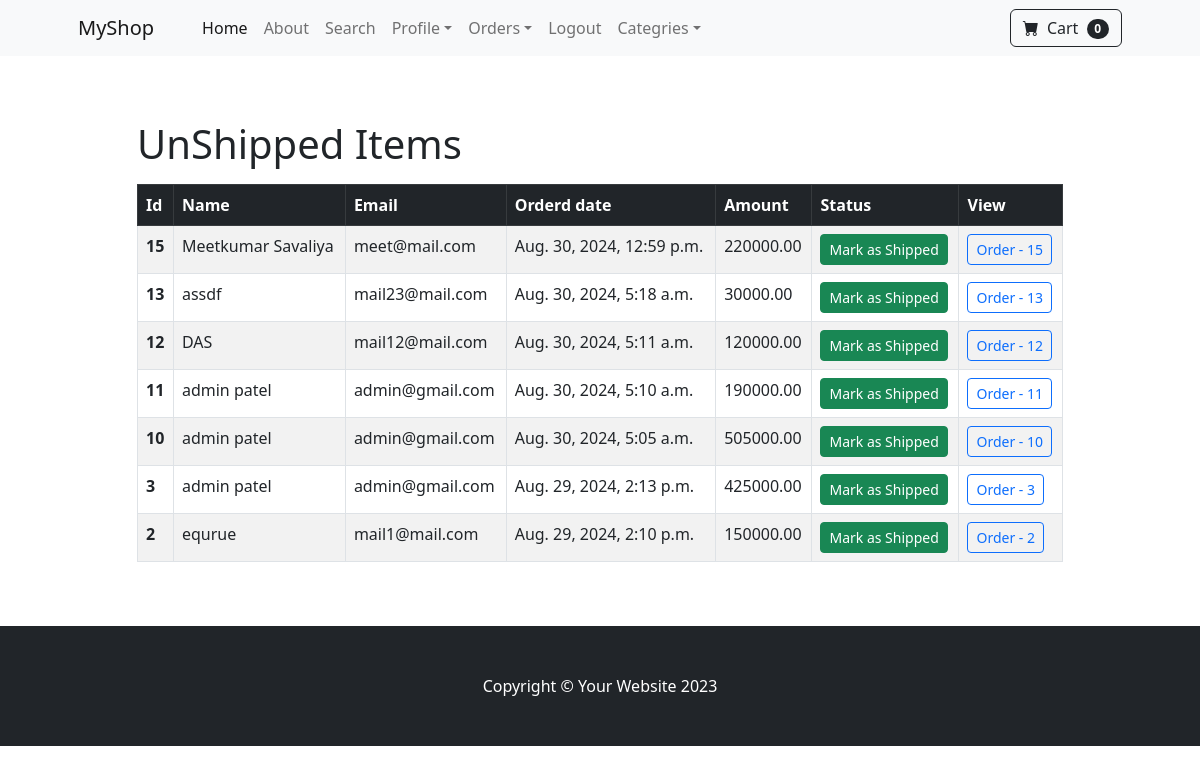
The page /payment/unshipping_dash (signed in) on the database its author committed.
### payment/models.py (models this page shows, shortened)
class Order(models.Model):
    user = models.ForeignKey(User, on_delete=models.CASCADE,blank=True,null=True)
    full_name = models.CharField(max_length=250)
    email = models.EmailField(max_length=100)
    shipping_address = models.CharField(max_length=10000)
    paid_amount = models.DecimalField(max_digits=10, decimal_places=2)
    order_date = models.DateTimeField(auto_now_add=True)
    shipping_status = models.BooleanField(default=False)
    date_shipped = models.DateTimeField(blank=True, null=True)

### payment/views.py (the view, shortened to what this page needs)
# urls.py: path('unshipping_dash', views.unshipping_dash, name='unshipping_dash'),
def unshipping_dash(request):
    if request.user.is_authenticated and request.user.is_superuser:
        unshipped_orders = Order.objects.filter(
            shipping_status=False).order_by('-order_date')
        return render(request, 'payment/unshipping_dash.html', {"unshipped_orders" : unshipped_orders})
    else:
        messages.success(request, ('Access Denied'))
        return redirect('home')

### cart/cart.py (called while the page is built)
    def __len__(self):
        return len(self.cart)

### cart/context_processors.py (called while the page is built)
def cart(request):
    return {'cart':Cart(request)}

### payment/templates/payment/unshipping_dash.html (shortened to what this page needs)
{% extends 'base.html' %}
{% block content %}
<div class="container my-5 ">
    <div class="row justify-content-center">
        <div class="col-10">
            <h1 class="my-3">UnShipped Items</h1>
            <table class="table table-bordered table-striped table-hover">
                <thead class="table-dark">
                    <tr>
                        <th scope="col">Id</th>
                        <th scope="col">Name</th>
                        <th scope="col">Email</th>
                        <th scope="col">Orderd date</th>
                        <th scope="col">Amount</th>
                        <th scope="col">Status</th>
                        <th scope="col">View</th>
                    </tr>
                </thead>
                <tbody>
                    {% for item in unshipped_orders%}
                    <tr>
                        <th scope="row">
                            {{ item.id }}
                        </th>
                        <td>{{ item.full_name }}</td>
                        <td>{{ item.email }}</td>
                        <td>{{ item.order_date }}</td>
                        <td>{{ item.paid_amount }}</td>
                        <td>
                            <form method="POST">
                                <button class="btn btn-sm btn-success" type="submit">Mark as Shipped</button>
                            </form>
                        </td>
                        <td>
                            <a href="{% url 'orders' item.id %}" class="btn btn-sm btn-outline-primary">
                                Order - {{ item.id }}
                            </a>
                        </td>
                    </tr>
                    {% endfor %}
                </tbody>
            </table>
        </div>
    </div>
</div>
{% endblock content %}

### rows shown on the page
Order: id "15", full_name "Meetkumar Savaliya", email "meet@mail.com", order_date "Aug. 30, 2024, 12:59 p.m.", paid_amount "220000.00"
Order: id "13", full_name "assdf", email "mail23@mail.com", order_date "Aug. 30, 2024, 5:18 a.m.", paid_amount "30000.00"
Order: id "12", full_name "DAS", email "mail12@mail.com", order_date "Aug. 30, 2024, 5:11 a.m.", paid_amount "120000.00"
Order: id "11", full_name "admin patel", email "admin@gmail.com", order_date "Aug. 30, 2024, 5:10 a.m.", paid_amount "190000.00"
Order: id "10", full_name "admin patel", email "admin@gmail.com", order_date "Aug. 30, 2024, 5:05 a.m.", paid_amount "505000.00"
Order: id "3", full_name "admin patel", email "admin@gmail.com", order_date "Aug. 29, 2024, 2:13 p.m.", paid_amount "425000.00"
Order: id "2", full_name "equrue", email "mail1@mail.com", order_date "Aug. 29, 2024, 2:10 p.m.", paid_amount "150000.00"

### other values the page prints
{{ cart|length }} "0"
